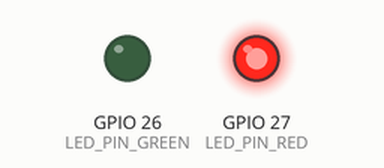
Recording of a sketch running on a simulated ESP32. Shown: output pins drawn as LEDs (lit = HIGH). WiFi joins after 1.5 s; servers stay silent unless stated.

Above: at 0.2 s.
At 2.0 s:
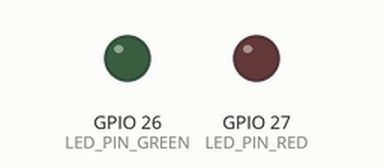
Timing chart, 0 to 3.5 s (numbered marks = the images above):
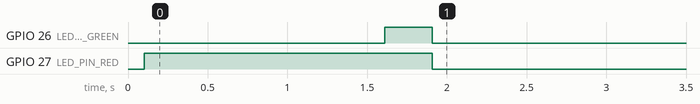

The sketch:

main.ino
```cpp
#define WIFI_NAME "ESP32_MASTER_COMPUTE_DEVICE_1"
#define WIFI_PASSWORD "YOUR PASSWORD GOES HERE"
#define LED_PIN_RED 27
#define LED_PIN_GREEN 26

#include <WiFi.h>

void setup() {

    Serial.begin(9600);

    WiFi.mode(WIFI_STA);
    WiFi.disconnect();

    delay(100);

    WiFi.begin(WIFI_NAME, WIFI_PASSWORD);

    long long int current_time = millis();
    long long int max_allowed_wait_time_ms = 10 * 1000; // 10s

    pinMode(LED_PIN_RED, OUTPUT);
    pinMode(LED_PIN_GREEN, OUTPUT);

    digitalWrite(LED_PIN_RED, HIGH);
    digitalWrite(LED_PIN_GREEN, LOW);

    while (WiFi.status() != WL_CONNECTED) {

        delay(10*5);

        auto wifi_status = WiFi.status();

        if (wifi_status == WL_NO_SSID_AVAIL || wifi_status == WL_CONNECT_FAILED || wifi_status == WL_CONNECTION_LOST || millis() >= max_allowed_wait_time_ms) {

            Serial.println(wifi_status);

            break;
        }
    }

    if (WiFi.status() == WL_CONNECTED) {

        digitalWrite(LED_PIN_GREEN, HIGH);

        delay(10*30);
    }

    digitalWrite(LED_PIN_RED, LOW);
    digitalWrite(LED_PIN_GREEN, LOW);
}

void loop() {

    digitalWrite(LED_PIN_RED, LOW);
}
```
